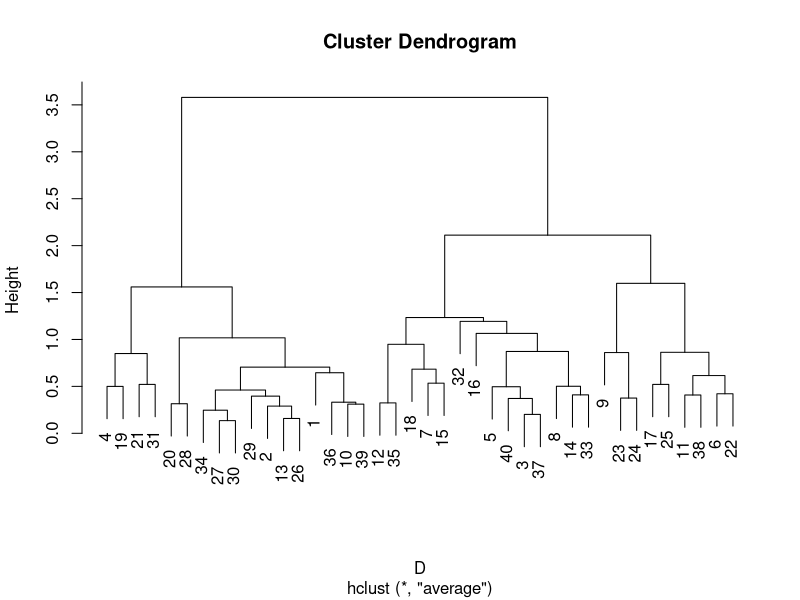
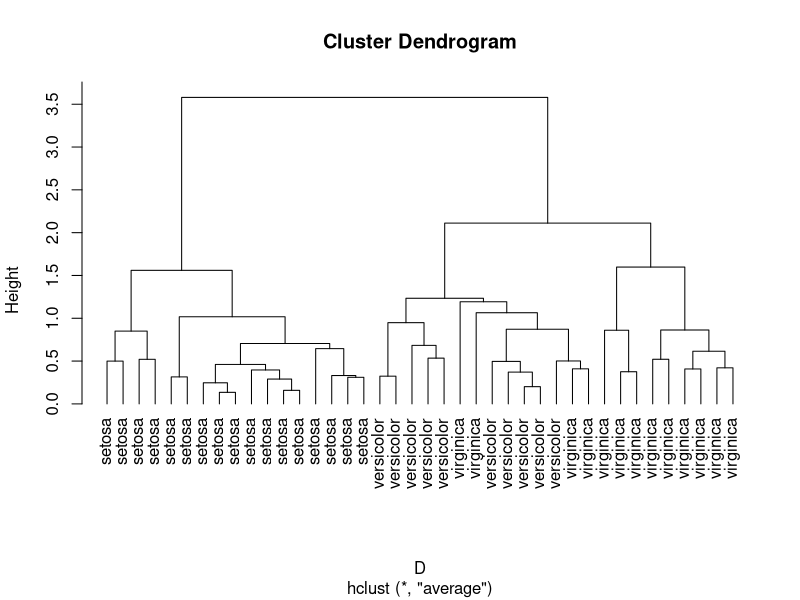
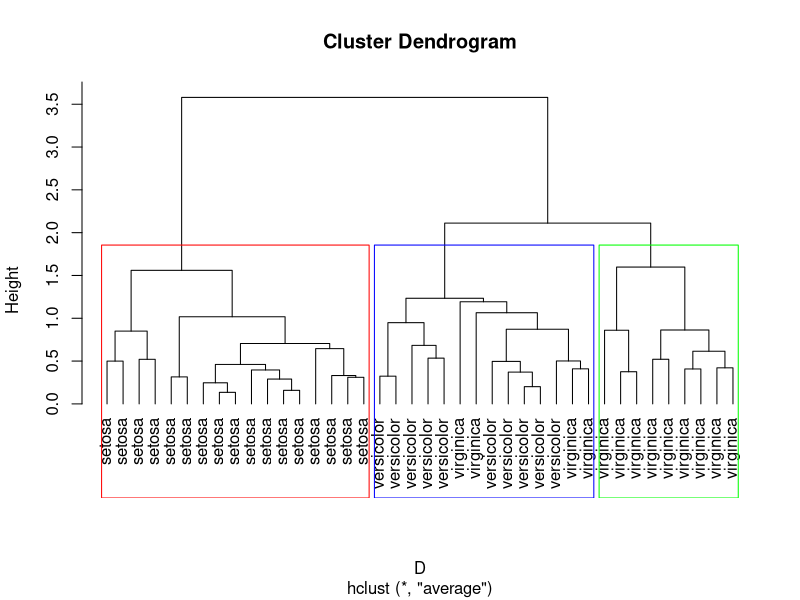
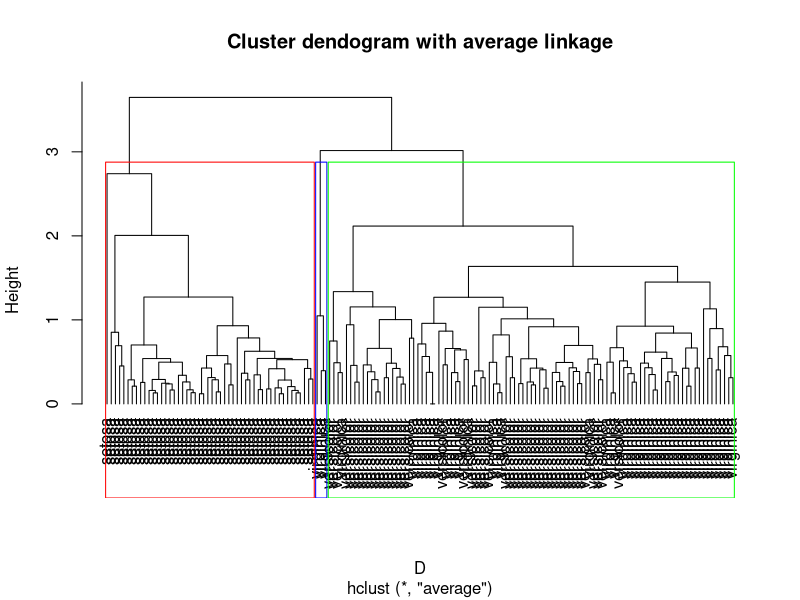
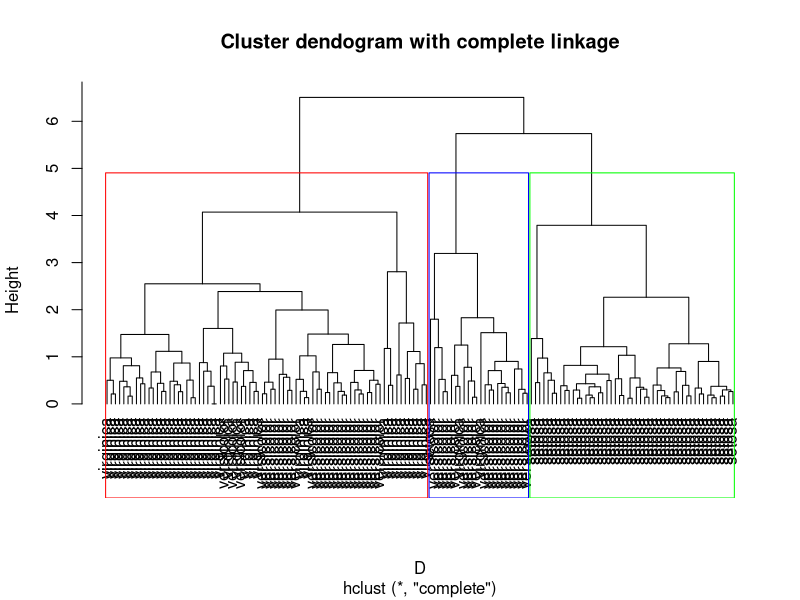
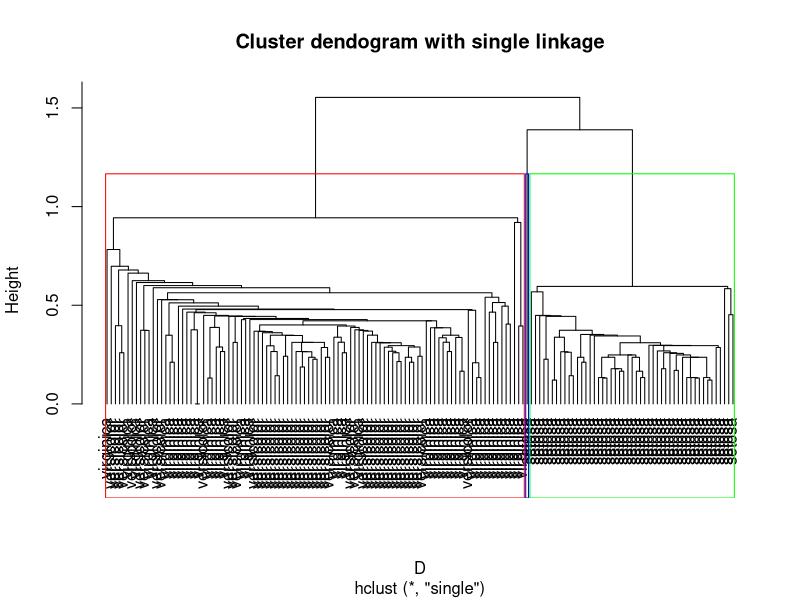

Reproduce these figures in R, in order.
## ---- chunk 1
knitr::opts_chunk$set(echo = TRUE)
## ---- chunk 2
library(dplyr)
data(iris)
iris_df <- tbl_df(iris)
## ---- chunk 3
set.seed(2122019)
sampleiris <- sample_n(iris_df,40)

## ---- chunk 4
sampleiris_num <- sampleiris %>% select(-Species)
sampleiris_scaled <- scale(sampleiris_num)
D <- dist(sampleiris_scaled)
## ---- chunk 5
 dendro.avg <- hclust(D, method = "average")
## ---- chunk 6
 plot(dendro.avg)
## ---- chunk 7
 plot(dendro.avg, hang=-1, label=sampleiris$Species)
## ---- chunk 8
groups.avg <- cutree(dendro.avg, k = 3) 
## ---- chunk 9
 plot(dendro.avg, hang=-1, label=sampleiris$Species)
 rect.hclust(dendro.avg,k=3, border = c("red","blue","green"))
## ---- chunk 10
table(sampleiris$Species,groups.avg)
## ---- chunk 11
 iris_num <- iris_df %>% select(-Species)

iris_scaled <- scale(iris_num)
D <- dist(iris_scaled)

dendro.iris.avg <- hclust(D, method="average")
dendro.iris.comp <- hclust(D, method="complete")
dendro.iris.sgl <- hclust(D, method="single")

plot(dendro.iris.avg, main="Cluster dendogram with average linkage", hang=-1, label=iris_df$Species)
rect.hclust(dendro.iris.avg,k=3, border = c("red","blue","green"))

plot(dendro.iris.comp, main="Cluster dendogram with complete linkage",hang=-1, label=iris_df$Species)
rect.hclust(dendro.iris.comp,k=3, border = c("red","blue","green"))

plot(dendro.iris.sgl, main="Cluster dendogram with single linkage",hang=-1, label=iris_df$Species)
rect.hclust(dendro.iris.sgl,k=3, border = c("red","blue","green"))



groups.iris.avg <- cutree(dendro.iris.avg, k=3)
groups.iris.comp <- cutree(dendro.iris.comp, k=3)
groups.iris.sgl <-cutree(dendro.iris.sgl, k=3)

table(iris_df$Species,groups.iris.avg)
table(iris_df$Species,groups.iris.comp)
table(iris_df$Species,groups.iris.sgl)

